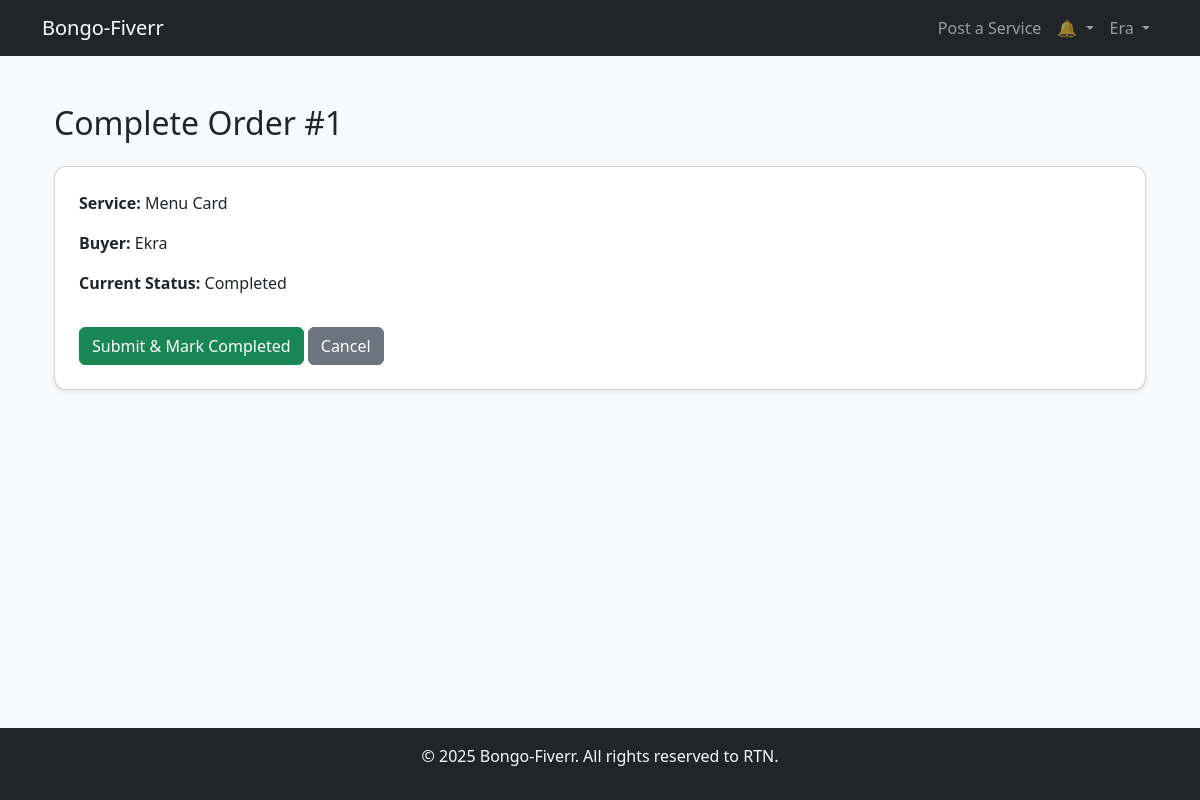
Screenshot of /orders/1/complete/ (signed in) with the database file from the repository.
### users/models.py (models this page shows, shortened)
class User(AbstractUser):
    ROLE_CHOICES = (
        ('buyer', 'Buyer'),
        ('seller', 'Seller'),
    )
    role = models.CharField(max_length=10, choices=ROLE_CHOICES)
    is_verified = models.BooleanField(default=True)  # simplify for demo (enable email later)
    profile_image = models.ImageField(upload_to='profile_pics/', default='default.jpg')
    about_me = models.TextField(blank=True, null=True)

### orders/models.py (models this page shows, shortened)
class Order(models.Model):
    STATUS_CHOICES = [
        ('pending', 'Pending'),
        ('in_progress', 'In Progress'),
        ('completed', 'Completed'),
    ]
    service = models.ForeignKey(Service, on_delete=models.CASCADE, related_name='orders')
    buyer = models.ForeignKey(User, on_delete=models.CASCADE, related_name='buyer_orders')
    seller = models.ForeignKey(User, on_delete=models.CASCADE, related_name='seller_orders')
    status = models.CharField(max_length=20, choices=STATUS_CHOICES, default='pending')
    created_at = models.DateTimeField(auto_now_add=True)
    delivery_file = models.FileField(upload_to="deliveries/", null=True, blank=True)

### services/models.py (models this page shows, shortened)
class Service(models.Model):
    CATEGORY_CHOICES = [
        ('graphic_design', 'Graphic Design'),
        ('writing', 'Writing'),
        ('programming', 'Programming'),
    ]
    seller = models.ForeignKey(User, on_delete=models.CASCADE, limit_choices_to={'role':'seller'})
    title = models.CharField(max_length=100)
    description = models.TextField()
    price = models.DecimalField(max_digits=10, decimal_places=2)
    category = models.CharField(max_length=50, choices=CATEGORY_CHOICES)
    delivery_time = models.IntegerField(help_text='Delivery time in days')
    created_at = models.DateTimeField(auto_now_add=True)

### orders/views.py (the view, shortened to what this page needs)
# urls.py: path("<int:order_id>/complete/", views.complete_order, name="complete_order"),
@login_required
def complete_order(request, order_id):
    order = get_object_or_404(Order, id=order_id)
    return render(request, "orders/complete_order.html", {"order": order})

### notifications/context_processors.py (called while the page is built)
def notifications(request):
    if request.user.is_authenticated:
        unread_count = Notification.objects.filter(user=request.user, is_read=False).count()
        latest_notifications = Notification.objects.filter(user=request.user).order_by('-created_at')[:5]
        return {
            'unread_count': unread_count,
            'latest_notifications': latest_notifications
        }
    return {}

### templates/orders/complete_order.html (shortened to what this page needs)
{% extends 'base.html' %}
{% block content %}
<div class="container mt-4">
  <h2 class="mb-4">Complete Order #{{ order.id }}</h2>
  <div class="card shadow-sm p-4">
    <p><strong>Service:</strong> {{ order.service.title }}</p>
    <p><strong>Buyer:</strong> {{ order.buyer.username }}</p>
    <p><strong>Current Status:</strong> {{ order.get_status_display }}</p>
    <form method="post" enctype="multipart/form-data" class="mt-3">
      <button type="submit" class="btn btn-success">Submit & Mark Completed</button>
      <a href="{% url 'seller_dashboard' %}" class="btn btn-secondary">Cancel</a>
    </form>
  </div>
</div>
{% endblock %}

### templates/components/navbar.html (shortened to what this page needs)
<nav class="navbar navbar-expand-lg navbar-dark bg-dark">
  <div class="container">
    <a class="navbar-brand" href="{% url 'home' %}">Bongo-Fiverr</a>
    <div class="collapse navbar-collapse" id="navbarNavDropdown">
      <ul class="navbar-nav ms-auto">
        {% if user.is_authenticated %}
        {% if user.role == 'seller' %}
        <li class="nav-item">
          <a class="nav-link" href="{% url 'service_create' %}">Post a Service</a>
        </li>
        {% endif %}
        <li class="nav-item dropdown">
          <a class="nav-link dropdown-toggle position-relative" href="#" id="notificationsDropdown" role="button"
            data-bs-toggle="dropdown">
            🔔
          </a>
        </li>
        <li class="nav-item dropdown">
          <a class="nav-link dropdown-toggle" href="#" id="profileDropdown" role="button" data-bs-toggle="dropdown">
            {{ user.username }}
          </a>
        </li>
        {% else %}
        <li class="nav-item"><a class="nav-link" href="{% url 'login' %}">Login</a></li>
        <li class="nav-item"><a class="nav-link" href="{% url 'register' %}">Register</a></li>
        {% endif %}
      </ul>
    </div>
  </div>
</nav>

### static/css/style.css (style rules this page uses)
body { background-color: #f8f9fa; }
.card { border-radius: 0.75rem; }

### templates/base.html (style rules this page uses)
html, body { height: 100%; }
body { display: flex; flex-direction: column; }

### rows the page displays
User: username "Era"
Order: id "1", service "Menu Card", buyer.username "Ekra", status "Completed"
